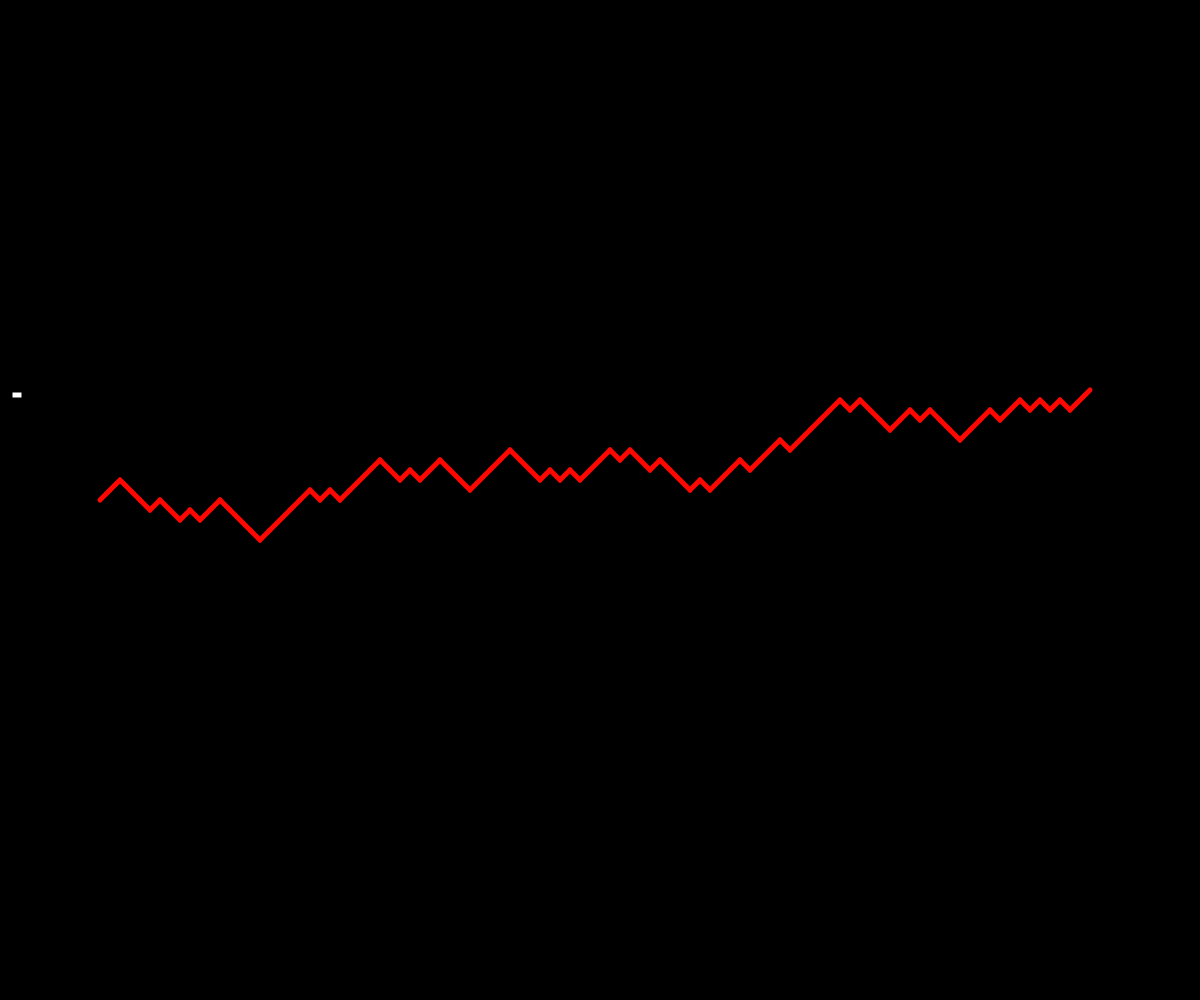
Frame 1 (no input)
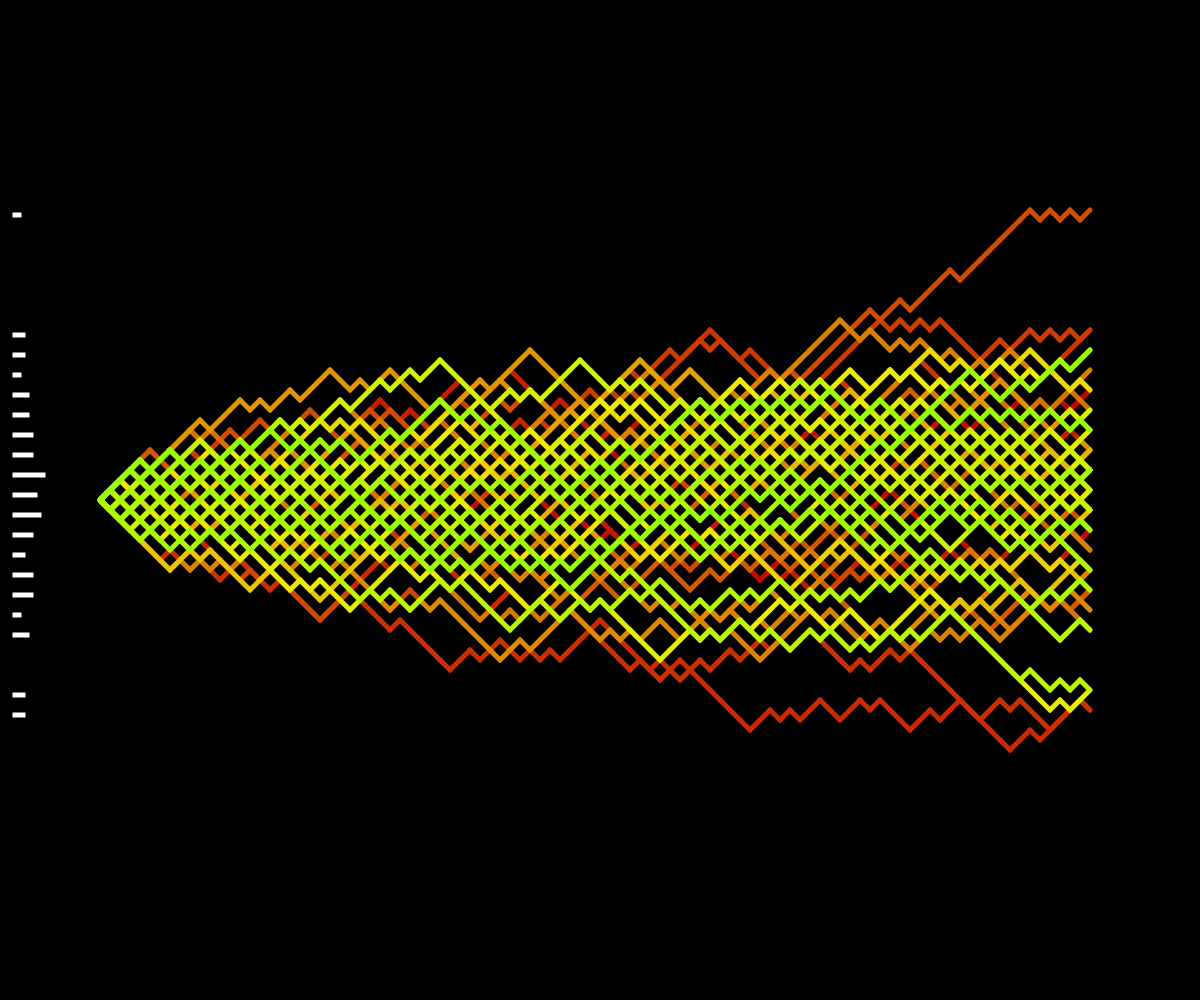
Frame 60 (no input)
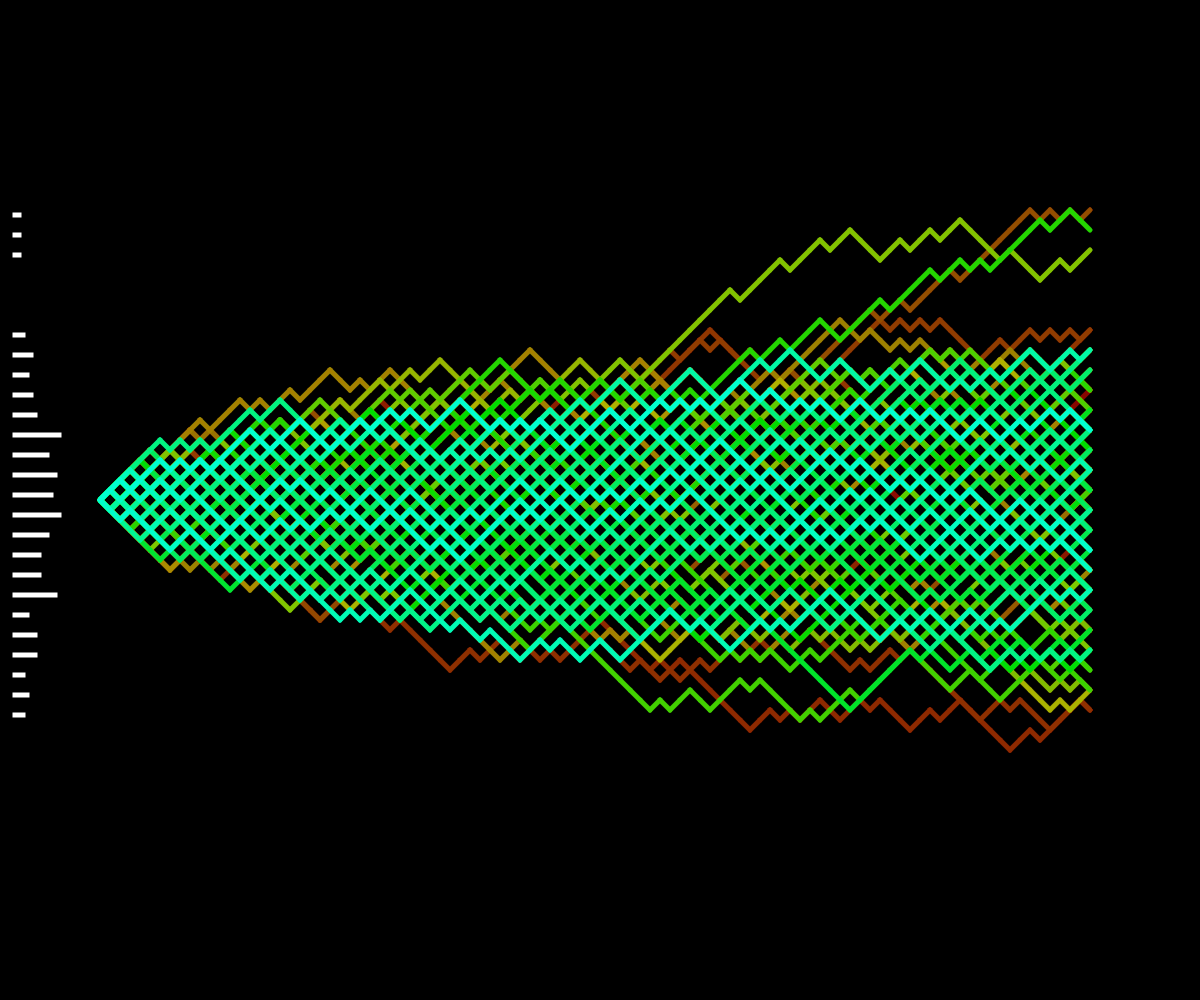
Frame 120 (the mouse pressed at the canvas centre since frame 60)

The p5.js sketch that drew these frames (run headless with seeded random() and noise() and a simulated clock; from frame 60 on, the mouse is pressed at the canvas centre):

// p5.js sketch
// ── sketch.js

let simulations = [[0,0]]
let origin = [0,0]
let step = 10
let max_steps = 100
let color = 0

let endStates = {}

let h = 4
let normalDistOrigin;

function setup() {
  createCanvas(windowWidth, windowHeight);
  colorMode(HSB, 255); // Switch to HSV color mode

  origin = [100, windowHeight/2]

  normalDistOrigin = [10, windowHeight/2]

  background(0)

  // stroke(100)
  strokeWeight(5)


}

// Draw function
function draw() {

  background(0,1)


  let new_simulation = runSimulation()


  color = (color+1)%255

  stroke(color,255, 255)



  for (let i = 1; i < new_simulation.length; i++) {
    const curr = new_simulation[i];
    const last = new_simulation[i-1];

    line(
      origin[0] + curr[0] * step, origin[1] + curr[1] * step, 
      origin[0] + last[0] * step, origin[1] + last[1] * step
      )
    
  }




  push()
  for (const key in endStates) {
    
    let v = Number(key)
    stroke(0)
    fill(255)


    rect(
      normalDistOrigin[0], 
      normalDistOrigin[1] + v * step,
      normalDistOrigin[0] + endStates[key] * h,
      10,
      )
  }
  pop()







}


const runSimulation = () => {

  let arr = [[0,0]]
  for (let i = 1; i < max_steps; i++) {
    let old_y = arr[i-1][1]
    let new_y = old_y + (Math.random() < .5 ? 1 : -1)
    arr.push([i, new_y])
  }


  let finish = arr[max_steps-1][1]

  if(!endStates[finish]) endStates[finish] = 0
  endStates[finish] += 1

  return arr
}
